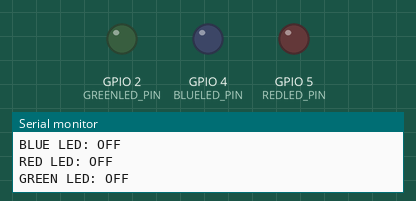
This sketch was run on a simulated ESP32. Shown: output pins drawn as LEDs (lit = HIGH), the last lines printed to the serial monitor.

Above: at 0.2 s.
At 1.2 s:
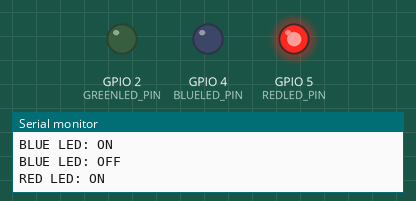
At 1.7 s:
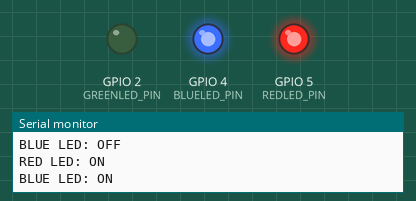
At 2.2 s:
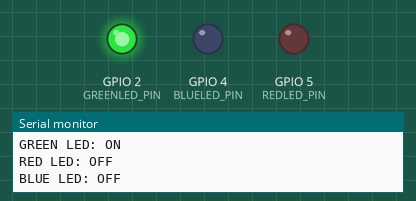
At 3.2 s:
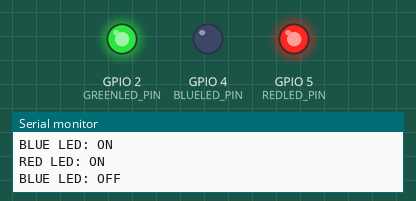
At 4.7 s:
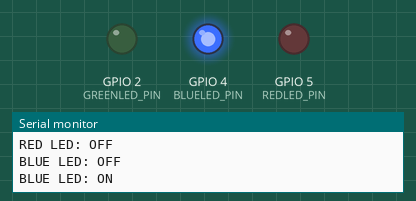
Timing chart, 0 to 5.2 s (numbered marks = the images above):
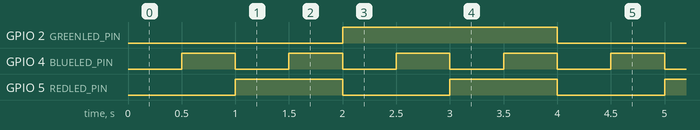

Measured:
- by itself, GPIO 2 (GREENLED_PIN): alternates HIGH for 2.0 s and LOW for 2.0 s
- by itself, GPIO 4 (BLUELED_PIN): alternates HIGH for 0.50 s and LOW for 0.50 s
- by itself, GPIO 5 (REDLED_PIN): alternates HIGH for 1.0 s and LOW for 1.0 s

The sketch:

main.ino
```cpp
#define BLUELED_PIN  4
#define REDLED_PIN  5
#define GREENLED_PIN 2

void ledtask1(void *parameter);
void ledtask2(void *parameter);
void ledtask3(void *parameter);

void setup() {
  Serial.begin(115200);

  pinMode(BLUELED_PIN, OUTPUT);
  pinMode(REDLED_PIN, OUTPUT);
  pinMode(GREENLED_PIN, OUTPUT);

  digitalWrite(BLUELED_PIN, LOW);
  digitalWrite(REDLED_PIN, LOW);
  digitalWrite(GREENLED_PIN, LOW);

  xTaskCreatePinnedToCore( ledtask1, "LED TASK 1", 1000,  NULL, 1, NULL,1);

  xTaskCreatePinnedToCore( ledtask2, "LED TASK 2", 1000, NULL, 1,NULL,1 );

  xTaskCreatePinnedToCore(  ledtask3, "LED TASK 3", 1000, NULL, 1, NULL, 1);
}

void loop() {
}

void ledtask1(void *parameter) {
  while (true) {
    digitalWrite(BLUELED_PIN, LOW);
    Serial.println("BLUE LED: OFF");
    vTaskDelay(pdMS_TO_TICKS(500));

    digitalWrite(BLUELED_PIN, HIGH);
    Serial.println("BLUE LED: ON");
    vTaskDelay(pdMS_TO_TICKS(500));
  }
}

void ledtask2(void *parameter) {
  while (true) {
    digitalWrite(REDLED_PIN, LOW);
    Serial.println("RED LED: OFF");
    vTaskDelay(pdMS_TO_TICKS(1000));

    digitalWrite(REDLED_PIN, HIGH);
    Serial.println("RED LED: ON");
    vTaskDelay(pdMS_TO_TICKS(1000));
  }
}

void ledtask3(void *parameter) {
  while (true) {
    digitalWrite(GREENLED_PIN, LOW);
    Serial.println("GREEN LED: OFF");
    vTaskDelay(pdMS_TO_TICKS(2000));

    digitalWrite(GREENLED_PIN, HIGH);
    Serial.println("GREEN LED: ON");
    vTaskDelay(pdMS_TO_TICKS(2000));
  }
}
```
